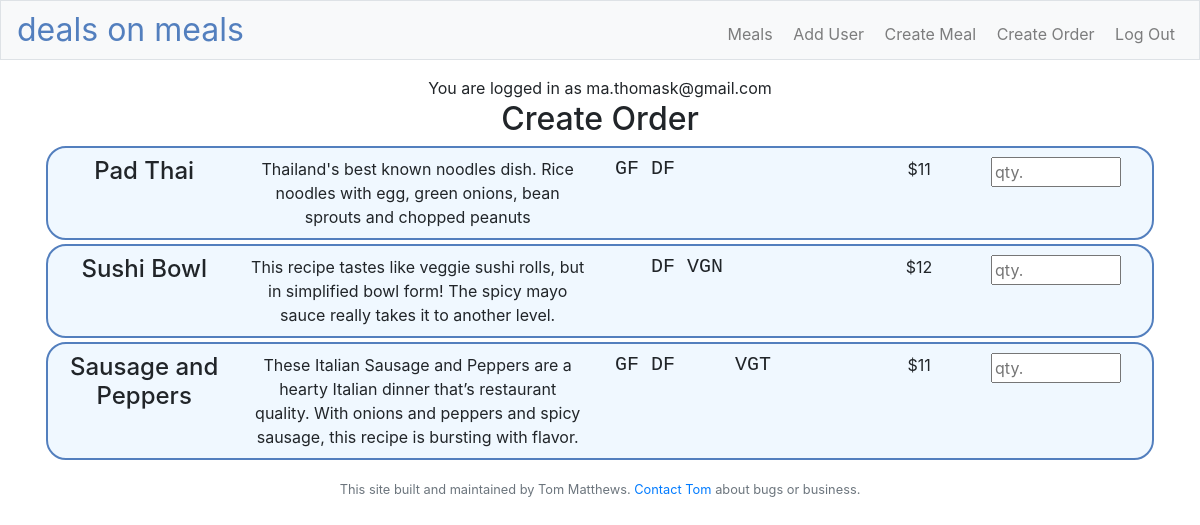
The page /createOrder (signed in) on the database its author committed.
### models.py (models this page shows, shortened)
class User(db.Model):
    id = db.Column(db.Integer, primary_key=True)
    name = db.Column(db.String(), unique=False, nullable=False)
    email = db.Column(db.String(), unique=True, nullable=False)
    hashPw = db.Column(db.String(), nullable=False)
    orders = db.relationship('Order', backref='user', lazy=True)
    pwResetExp = db.Column(db.DateTime(), nullable=True)
    pwResetHash = db.Column(db.String(), nullable=True)

class Meal(db.Model):
    __tablename__ = "meal"
    id = db.Column(db.Integer, primary_key=True)
    title = db.Column(db.String(), nullable=False)
    desc = db.Column(db.String(), nullable=False)
    gf = db.Column(db.Boolean(), nullable=False, default=False)
    df = db.Column(db.Boolean(),  nullable=False, default=False)
    vgt = db.Column(db.Boolean(),  nullable=False, default=False)
    vgn = db.Column(db.Boolean(),  nullable=False, default=False)
    archived = db.Column(db.Boolean(), nullable=False, default=False)
    price = db.Column(db.Integer, nullable=False, default=11)

### app.py (the view)
@app.route("/createOrder", methods=["GET", "POST"])
@login_required
def createOrder():
    meals = Meal.query.filter(Meal.archived == False).all()
    if ('user_id' in session):
        myUser = User.query.filter(User.id == session["user_id"]).first()
        email = myUser.email
    if (request.method == 'GET'):
        return render_template("createOrder.html", meals=meals, email=email, isAdmin=isAdmin())

### adminFunctions.py (called while the page is built)
def isAdmin():
    if ('user_id' not in session):
        return False
    currentUser = User.query.filter(User.id == session["user_id"]).first()
    if currentUser.email in ADMIN_EMAILS:
        return True
    return False

### app.py (called while the page is built)
@app.after_request
def after_request(response):
    response.headers["Cache-Control"] = "no-cache, no-store, must-revalidate"
    response.headers["Expires"] = 0
    response.headers["Pragma"] = "no-cache"
    return response

### helpers.py (called while the page is built)
def login_required(f):
    @wraps(f)
    def decorated_function(*args, **kwargs):
        if session.get("user_id") is None:
            return redirect("/login")
        return f(*args, **kwargs)
    return decorated_function

### templates/createOrder.html (shortened to what this page needs)
{% extends "layout.html" %}
{% block main %}
<h2>Create Order</h2>
<div class="container-fluid">
    {%for meal in meals %}
    <div class="row tablerow my-1 text-wrap">
        <div class="col-4 col-lg-2 my-1">
            <h4>{{meal.title}}</h4>
        </div>
        <div class="col-8 col-lg-4 my-1">
            {{meal.desc}}
        </div>
        <div class="col-7 col-lg-3 my-1" >
            <h5 style="text-align: left;font-family:'Courier Bold', Courier Bold, monospace;font-style:bold">
            {% if meal.gf == True %}
            GF
            {% else %}&nbsp;&nbsp;{% endif %}
            {% if meal.df == True %}
            DF
            {% else %}&nbsp;&nbsp;{% endif %}
            {% if meal.vgn == True %}
            VGN
            {% else %}&nbsp;&nbsp;&nbsp;{% endif %}
            {% if meal.vgt == True %}VGT
            {% else %}&nbsp;&nbsp;&nbsp;{% endif %}
        </div>
        <div class="col-2 col-lg-1 my-1" >
            ${{meal.price}}
        </div>
        <div class="col-3 col-lg-2 my-1" >
            <div class="def-number-input number-input safari_only">
            <input style="width:85%; max-width:40" placeholder="qty." class="quantity" min="0" max="10" name="quantity" value="" type="number">
            </div>
        </div>
    </div>
    {% endfor %}
</div>
{% endblock %}

### templates/layout.html (shortened to what this page needs)
<!DOCTYPE html>
<html lang="en">
    <head>
        <link rel="stylesheet" href="https://cdn.jsdelivr.net/npm/bootstrap@4.5.3/dist/css/bootstrap.min.css">
        <link href="/static/styles.css" rel="stylesheet">
        <link rel="stylesheet" href="https://cdn.jsdelivr.net/npm/bootstrap-icons@1.8.1/font/bootstrap-icons.css">
    </head>
    <body>
            <nav class="navbar navbar-expand-md navbar-light bg-light border py-0">
                <a class="navbar-brand" href="/"><span class="blue">deals on meals</span></a>
                <div class="collapse navbar-collapse ml-auto" id="navbar">
                    <ul class="navbar-nav text-right ml-auto mt-2">
                        {% if isAdmin %}
                        <li class="nav-item"><a class="nav-link" href="/mealsEdit">&nbsp;Meals</a></li>
                        <li class="nav-item"><a class="nav-link" href="/addUser">&nbsp;Add User</a></li>
                        <li class="nav-item"><a class="nav-link" href="/createMeal">&nbsp;Create Meal</a></li>
                        {% endif %}
                        {% if session.user_id %}
                        <li class="nav-item"><a class="nav-link" href="/createOrder">&nbsp;Create Order</a></li>
                        <li class="nav-item"><a class="nav-link" href="/logout">&nbsp;Log Out</a></li>
                        {% endif %}
                    </ul>
                </div>
            </nav>
        <main class="container p-3">
            <div class="center">
                {% if email %}
                <span class="center">You are logged in as {{ email }}</span>
                {% else %}
                <span class="center">You are not logged in</span>
                {% endif %}
            </div>
            {% block main %}{% endblock %}
        </main>
        <footer class="small text-center text-muted">
            This site built and maintained by Tom Matthews. <a href="mailto:ma.thomask@gmail.com">Contact Tom</a> about bugs or business.
        </footer>
    </body>
</html>

### static/styles.css (style rules this page uses)
nav .navbar-brand { font-size: xx-large; }
nav .navbar-brand .blue { color: #537fbe; }
main { overflow-x: auto; text-align: center; }
.tablerow { background-color:aliceblue; border-radius:20px; border-width: 2px; border-style: solid; border-color:#537fbe; padding: 5px; border-spacing: 5 px; white-space: nowrap; }

### rows shown on the page
User: email "ma.thomask@gmail.com"
Meal: title "Pad Thai", desc "Thailand's best known noodles dish. Rice noodles with egg, green onions, bean sprouts and chopped peanuts", gf "GF", df "DF", price "11"
Meal: title "Sushi Bowl", desc "This recipe tastes like veggie sushi rolls, but in simplified bowl form! The spicy mayo sauce really takes it to another level.", df "DF", vgn "VGN", price "12"
Meal: title "Sausage and Peppers", desc "These Italian Sausage and Peppers are a hearty Italian dinner that’s restaurant quality. With onions and peppers and spicy sausage, this recipe is bursting with flavor.", gf "GF", df "DF", vgt "VGT", price "11"
